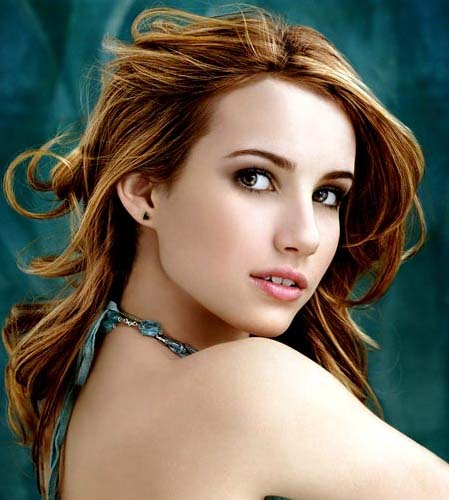
#> input picture nms.jpg, 449 x 500 px
$ python nms.py
#> lines starting #> are read from the running program, lines starting #| are printed output that depends on the picture; after the words box and inside, x2 and y2 are one past the last pixel; in counts of white or black regions, pixels touching at a corner belong together
# Ref here:https://github.com/amusi/Non-Maximum-Suppression/blob/master/nms.py

import cv2
import numpy as np


"""
    Non-max Suppression Algorithm

    @param list  Object candidate bounding boxes
    @param list  Confidence score of bounding boxes
    @param float IoU threshold

    @return Rest boxes after nms operation
"""


def nms(bounding_boxes, confidence_score, threshold):
    # If no bounding boxes, return empty list
    if len(bounding_boxes) == 0:
        return [], []

    # Bounding boxes
    boxes = np.array(bounding_boxes)

    # coordinates of bounding boxes
    start_x = boxes[:, 0]
    start_y = boxes[:, 1]
    end_x = boxes[:, 2]
    end_y = boxes[:, 3]

    # Confidence scores of bounding boxes
    score = np.array(confidence_score)

    # Picked bounding boxes
    picked_boxes = []
    picked_score = []

    # Compute areas of bounding boxes
    areas = (end_x - start_x + 1) * (end_y - start_y + 1)

    # Sort by confidence score of bounding boxes
    order = np.argsort(score)

    # Iterate bounding boxes
    while order.size > 0:
        # The index of largest confidence score
        index = order[-1]

        # Pick the bounding box with largest confidence score
        picked_boxes.append(bounding_boxes[index])
        picked_score.append(confidence_score[index])

        # Compute ordinates of intersection-over-union(IOU)
        x1 = np.maximum(start_x[index], start_x[order[:-1]])
        x2 = np.minimum(end_x[index], end_x[order[:-1]])
        y1 = np.maximum(start_y[index], start_y[order[:-1]])
        y2 = np.minimum(end_y[index], end_y[order[:-1]])

        # Compute areas of intersection-over-union
        w = np.maximum(0.0, x2 - x1 + 1)
        h = np.maximum(0.0, y2 - y1 + 1)
        intersection = w * h

        # Compute the ratio between intersection and union
        ratio = intersection / (areas[index] + areas[order[:-1]] - intersection)

        left = np.where(ratio < threshold)
        order = order[left]

    return picked_boxes, picked_score


# Image name
image_name = "nms.jpg"

# Bounding boxes
bounding_boxes = [(187, 82, 337, 317), (150, 67, 305, 282), (246, 121, 368, 304)]
confidence_score = [0.9, 0.75, 0.8]

# Read image
image = cv2.imread(image_name)
#> image is the input picture: shape (500, 449, 3); mean B, G, R 91.7, 106.7, 114.2

# Copy image as original
org = image.copy()

# Draw parameters
font = cv2.FONT_HERSHEY_SIMPLEX
font_scale = 1
thickness = 2

# IoU threshold
threshold = 0.5

# Draw bounding boxes and confidence score
for (start_x, start_y, end_x, end_y), confidence in zip(
    bounding_boxes, confidence_score
):
    (w, h), baseline = cv2.getTextSize(str(confidence), font, font_scale, thickness)
    cv2.rectangle(
        org,
        (start_x, start_y - (2 * baseline + 5)),
        (start_x + w, start_y),
        (0, 255, 255),
        -1,
    )
    cv2.rectangle(org, (start_x, start_y), (end_x, end_y), (0, 255, 255), 2)
    cv2.putText(
        org, str(confidence), (start_x, start_y), font, font_scale, (0, 0, 0), thickness
    )
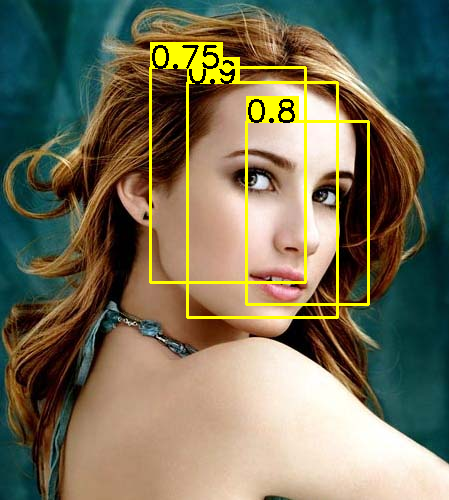
#> org: shape (500, 449, 3); 4.5% of pixels changed, all inside (x1, y1, x2, y2) = (149, 42, 370, 319)

# Run non-max suppression algorithm
picked_boxes, picked_score = nms(bounding_boxes, confidence_score, threshold)

# Draw bounding boxes and confidence score after non-maximum supression
for (start_x, start_y, end_x, end_y), confidence in zip(picked_boxes, picked_score):
    (w, h), baseline = cv2.getTextSize(str(confidence), font, font_scale, thickness)
    cv2.rectangle(
        image,
        (start_x, start_y - (2 * baseline + 5)),
        (start_x + w, start_y),
        (0, 255, 255),
        -1,
    )
    cv2.rectangle(image, (start_x, start_y), (end_x, end_y), (0, 255, 255), 2)
    cv2.putText(
        image,
        str(confidence),
        (start_x, start_y),
        font,
        font_scale,
        (0, 0, 0),
        thickness,
    )
#> this loop made 2 passes
#> (w, h, baseline) on passes 1 to 2: (52, 22, 10), (52, 22, 10)
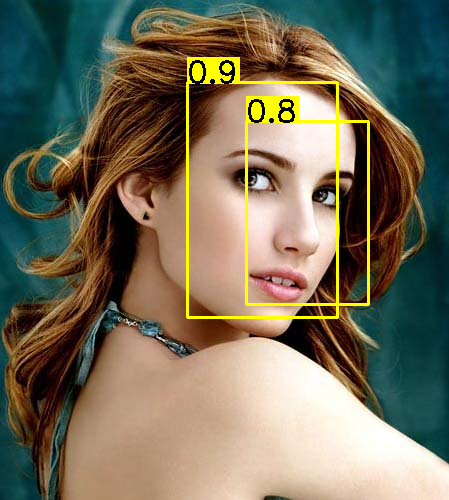
#> image: shape (500, 449, 3); 2.97% of pixels changed, all inside (x1, y1, x2, y2) = (186, 57, 370, 319)

# Show image
cv2.imshow("Original", org)
cv2.imshow("NMS", image)
cv2.waitKey(0)
